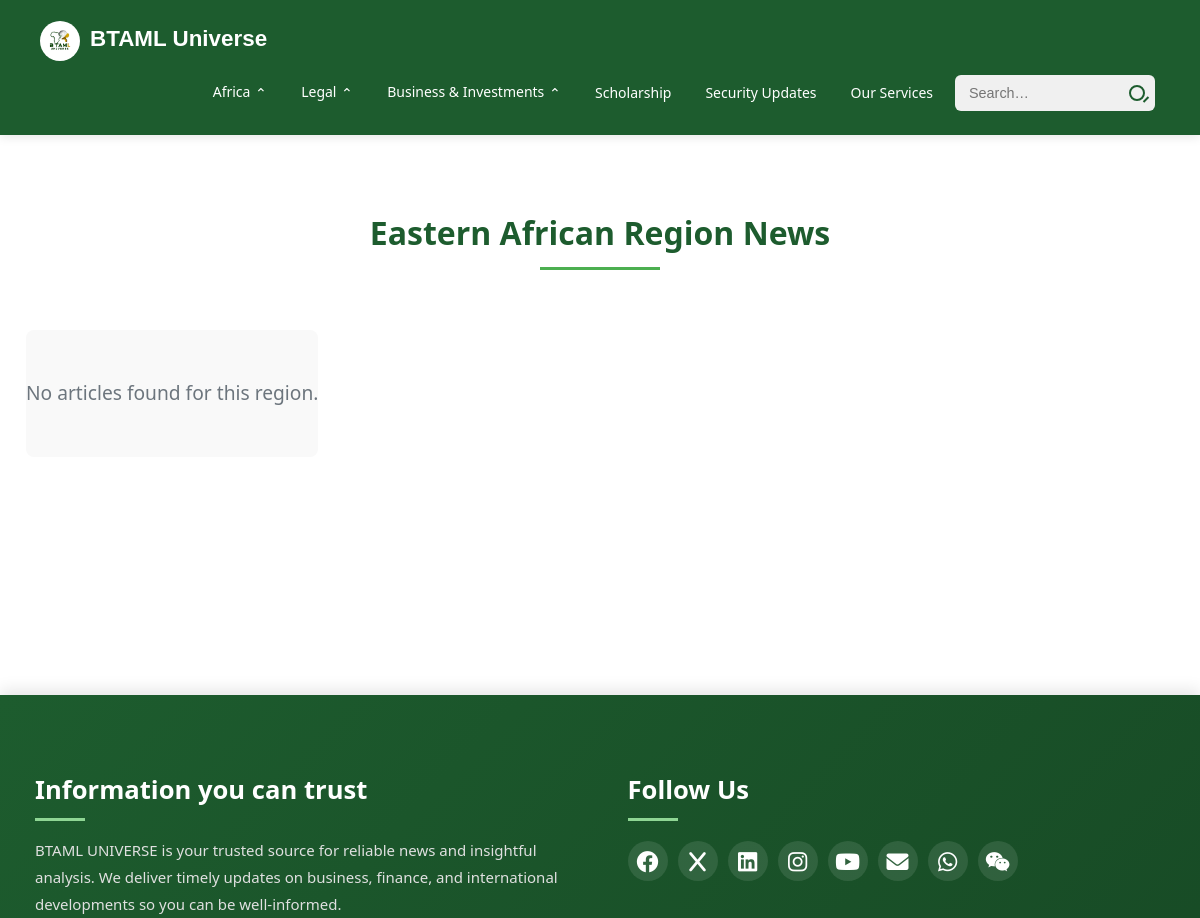
/africa/eastern/ (upper part), run on an earlier commit of the app's database.
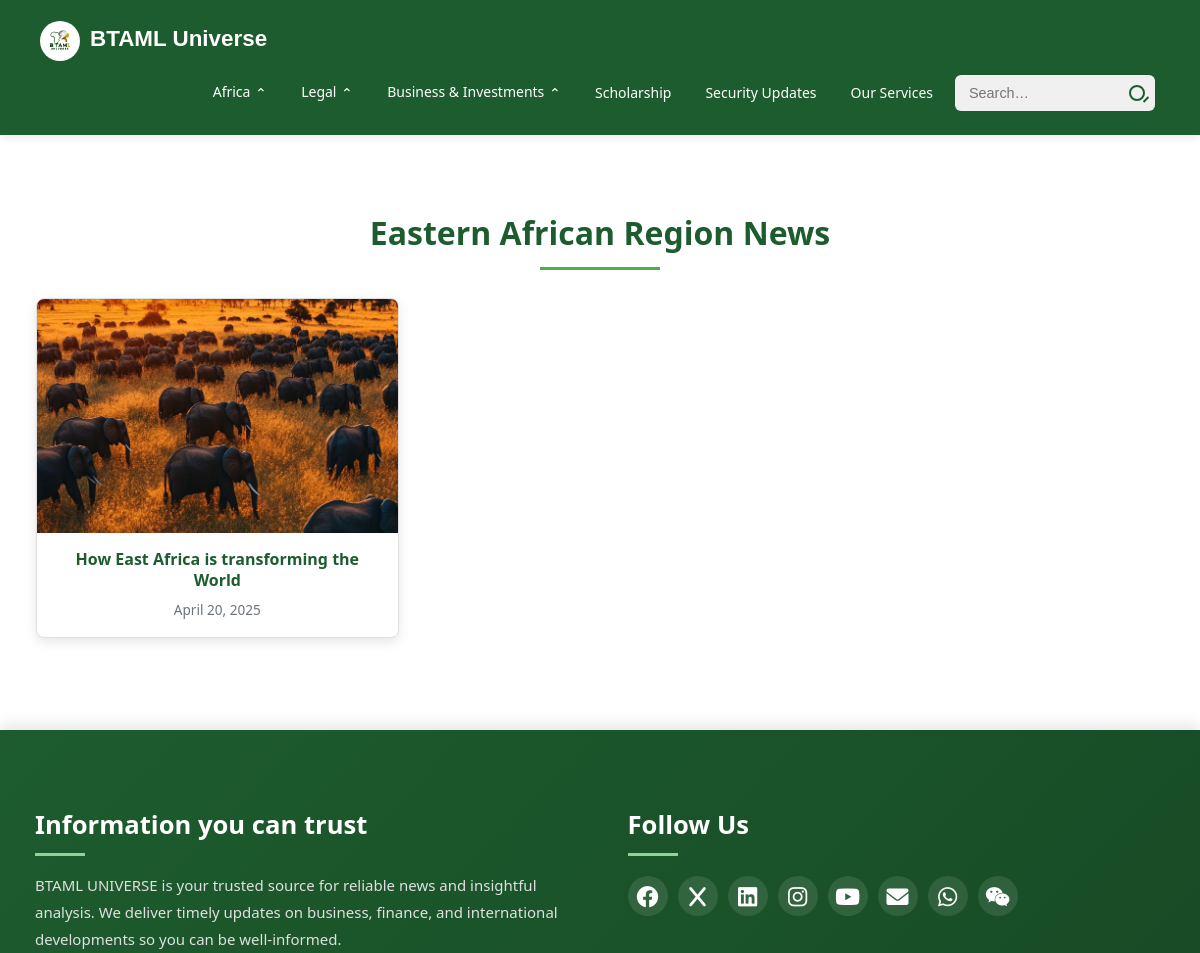
And on a later commit of the database.
### main/models.py (models this page shows, shortened)
class RegionalArticle(models.Model):
    title = models.CharField(max_length=255)
    region = models.CharField(max_length=10, choices=REGION_CHOICES)
    published_date = models.DateField(auto_now_add=True)
    thumbnail = models.ImageField(upload_to='regional/thumbnails/', blank=True, null=True)
    body = CKEditor5Field('Text', config_name='default')
    related = models.ManyToManyField('self', blank=True)

### main/views.py (the view)
# urls.py: path('africa/eastern/', views.regional_news, {'region': 'east'}, name='eastern_african'),
def regional_news(request, region):
    if region not in REGION_TEMPLATES:
        raise Http404("Region not found")
    articles = RegionalArticle.objects.filter(region=region).order_by('-published_date')
    return render(request, REGION_TEMPLATES[region], {'regional_news': articles})

### main/templates/main/eastern_african.html (shortened to what this page needs)
{% extends 'main/base.html' %}
{% block content %}
<div class="container region-news-container py-5">
  <h2 class="region-news-heading">Eastern African Region News</h2>
  <div class="region-news-row">
    {% for article in regional_news %}
      <div class="region-news-col">
        <a href="{% url 'regional_article_detail' article.pk %}" class="article-link">
          <div class="region-article-card">
            {% if article.thumbnail %}
              <div class="region-article-image-container">
                <img src="{{ article.thumbnail.url }}"
                     class="region-article-image"
                     alt="{{ article.title }}">
              </div>
            {% endif %}
            <div class="region-article-body">
              <h5 class="region-article-title">{{ article.title }}</h5>
              <p class="region-article-date">{{ article.published_date|date:"F j, Y" }}</p>
            </div>
          </div>
        </a>
      </div>
    {% empty %}
      <div class="col-12">
        <div class="region-no-articles">
          No articles found for this region.
        </div>
      </div>
    {% endfor %}
  </div>
</div>
{% endblock %}

What changed in the data, as far as the page shows it:
added RegionalArticle: thumbnail (picture), title "How East Africa is transforming the World", published_date "April 20, 2025"
Also different on the page:
text no longer shown: "No articles found for this region."
